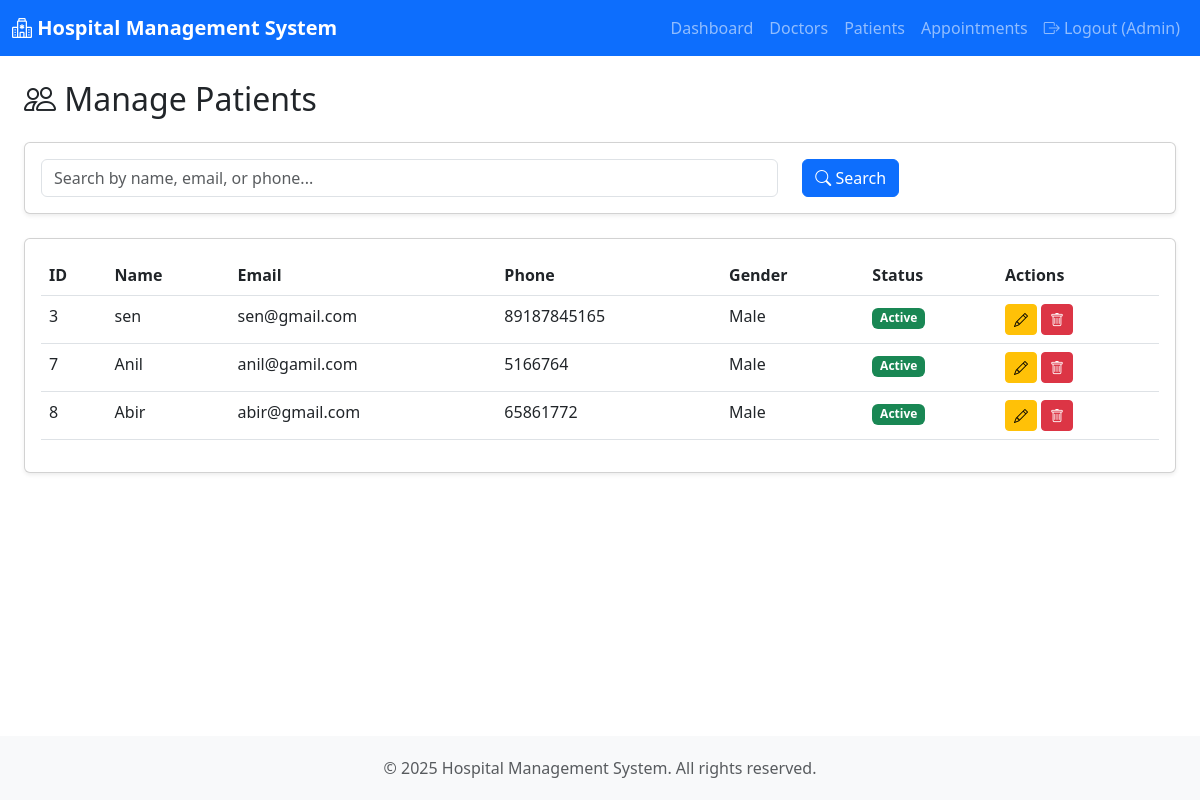
Screenshot of /admin/patients (signed in) with the database file from the repository.
### models.py (models this page shows, shortened)
class User(db.Model):
    __tablename__ = 'users'
    id = db.Column(db.Integer, primary_key=True)
    name = db.Column(db.String(100), nullable=False)
    email = db.Column(db.String(120), unique=True, nullable=False)
    password_hash = db.Column(db.String(255), nullable=False)
    role = db.Column(db.String(20), nullable=False)
    phone = db.Column(db.String(15))
    address = db.Column(db.Text)
    date_of_birth = db.Column(db.Date)
    gender = db.Column(db.String(10))
    created_at = db.Column(db.DateTime, default=datetime.utcnow)
    is_active = db.Column(db.Boolean, default=True)
    department_id = db.Column(db.Integer, db.ForeignKey('departments.id'))
    department = db.relationship('Department', backref='doctors')

### app.py (the view)
@app.route('/admin/patients')
@role_required('Admin')
def admin_patients():
    search_query = request.args.get('search', '')
    if search_query:
        patients = User.query.filter(
            User.role == 'Patient',
            db.or_(
                User.name.ilike(f'%{search_query}%'),
                User.email.ilike(f'%{search_query}%'),
                User.phone.ilike(f'%{search_query}%')
            )
        ).all()
    else:
        patients = User.query.filter_by(role='Patient').all()
    return render_template('admin/patients.html', patients=patients)

### app.py (called while the page is built)
def role_required(role):
    def decorator(f):
        @wraps(f)
        def decorated_function(*args, **kwargs):
            if 'user_id' not in session:
                flash('Please log in to access this page.', 'warning')
                return redirect(url_for('login'))
            user = User.query.get(session['user_id'])
            if not user or user.role != role:
                flash('You do not have permission to access this page.', 'danger')
                return redirect(url_for('index'))
            return f(*args, **kwargs)
        return decorated_function
    return decorator

### templates/admin/patients.html (shortened to what this page needs)
{% extends "base.html" %}
{% block content %}
<div class="container-fluid">
    <h2 class="mb-4"><i class="bi bi-people"></i> Manage Patients</h2>
    <div class="card mb-4">
        <div class="card-body">
            <form method="GET" action="{{ url_for('admin_patients') }}">
                <div class="row">
                    <div class="col-md-8">
                        <input type="text" class="form-control" name="search" placeholder="Search by name, email, or phone..." value="{{ request.args.get('search', '') }}">
                    </div>
                    <div class="col-md-4">
                        <button type="submit" class="btn btn-primary">
                            <i class="bi bi-search"></i> Search
                        </button>
                    </div>
                </div>
            </form>
        </div>
    </div>
    <div class="card">
        <div class="card-body">
            <div class="table-responsive">
                <table class="table table-hover">
                    <thead>
                        <tr>
                            <th>ID</th>
                            <th>Name</th>
                            <th>Email</th>
                            <th>Phone</th>
                            <th>Gender</th>
                            <th>Status</th>
                            <th>Actions</th>
                        </tr>
                    </thead>
                    <tbody>
                        {% for patient in patients %}
                        <tr>
                            <td>{{ patient.id }}</td>
                            <td>{{ patient.name }}</td>
                            <td>{{ patient.email }}</td>
                            <td>{{ patient.phone or 'N/A' }}</td>
                            <td>{{ patient.gender or 'N/A' }}</td>
                            <td>
                                {% if patient.is_active %}
                                    <span class="badge bg-success">Active</span>
                                {% else %}
                                    <span class="badge bg-danger">Inactive</span>
                                {% endif %}
                            </td>
                            <td>
                                <button class="btn btn-sm btn-warning" onclick="editPatient({{ patient.id }}, '{{ patient.name }}', '{{ patient.email }}', '{{ patient.phone or '' }}', '{{ patient.address or '' }}')">
                                    <i class="bi bi-pencil"></i>
                                </button>
                                <form method="POST" action="{{ url_for('admin_delete_patient', patient_id=patient.id) }}" style="display:inline;" onsubmit="return confirm('Are you sure?')">
                                    <button type="submit" class="btn btn-sm btn-danger">
                                        <i class="bi bi-trash"></i>
                                    </button>
                                </form>
                            </td>
                        </tr>
                        {% else %}
                        <tr>
                            <td colspan="7" class="text-center">No patients found</td>
                        </tr>
                        {% endfor %}
                    </tbody>
                </table>
            </div>
        </div>
    </div>
</div>
{% endblock %}

### templates/base.html (style rules this page uses)
body { min-height: 100vh; display: flex; flex-direction: column; }
.card { box-shadow: 0 0.125rem 0.25rem rgba(0,0,0,0.075); margin-bottom: 1.5rem; }

### rows the page displays
User: id "3", name "sen", email "sen@gmail.com", phone "89187845165", gender "Male", is_active "Active"
User: id "7", name "Anil", email "anil@gamil.com", phone "5166764", gender "Male", is_active "Active"
User: id "8", name "Abir", email "abir@gmail.com", phone "65861772", gender "Male", is_active "Active"

### other values shown
{{ session.user_name }} "Admin"
